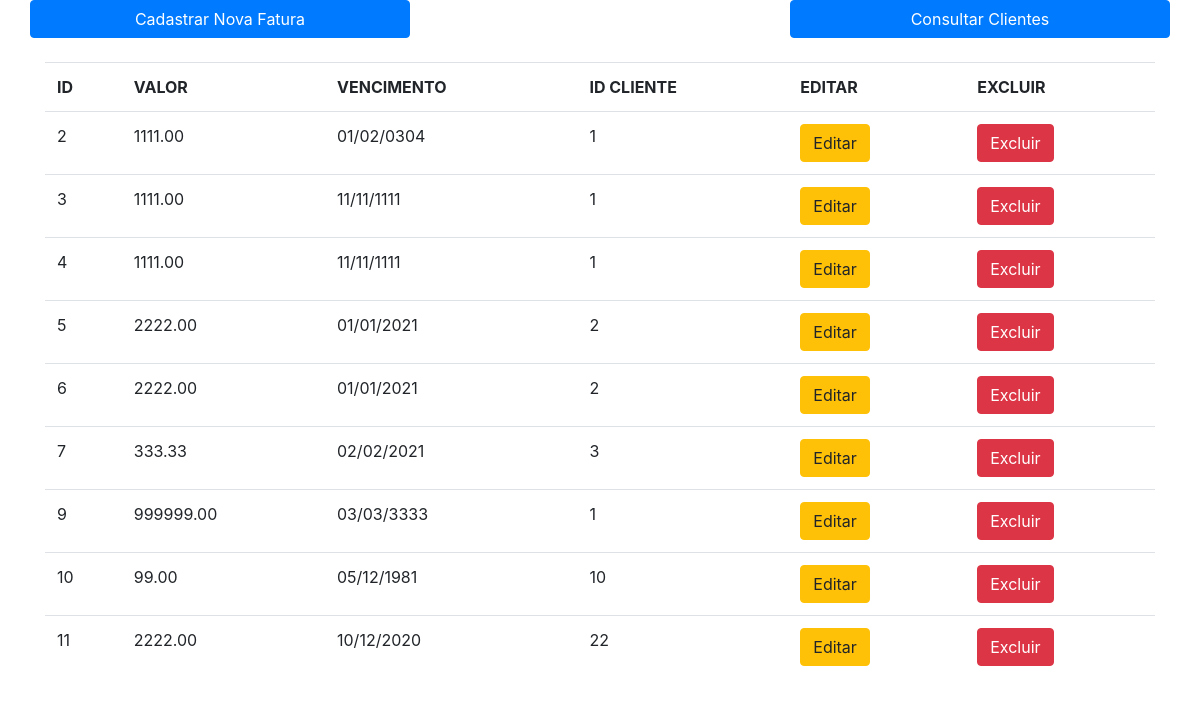
Screenshot of /faturas.php with the database file from the repository.
### tables this page shows
CREATE TABLE `faturas` (
  `idfatura` int NOT NULL AUTO_INCREMENT,
  `valor` decimal(10,2) DEFAULT NULL,
  `vencimento` datetime DEFAULT NULL,
  `idcliente` int DEFAULT NULL,
  PRIMARY KEY (`idfatura`)
);

### dao/FaturaDaoMysql.php (called while the page is built, shortened)
<?php
require_once 'models/Fatura.php';
class FaturaDaoMysql implements FaturaDAO{
    private $pdo;
    public function __construct(PDO $driver){
        $this->pdo = $driver;
    }
    public function findAll(){
        $array = [];
        $sql = $this->pdo->query("SELECT * FROM faturas");
        if($sql->rowCount() > 0){
            $data = $sql->fetchAll();
            foreach($data as $item){
                $f = new Fatura();
                $f->setId($item['idfatura']);
                $f->setValor($item['valor']);
                $f->setVencimento($item['vencimento']);
                $f->setIdcliente($item['idcliente']);
                $array[] = $f;
            }
        }
        return $array;
    }
}

### models/Fatura.php (called while the page is built, shortened)
<?php
class Fatura{
    private $id;
    private $valor;
    private $vencimento;
    private $idcliente;
    public function getId(){
        return $this->id;
    }
    public function setId($i){
        $this->id = trim($i);
    }
    public function getValor(){
        return $this->valor;
    }
    public function setValor($v){
        $this->valor = trim($v);
    }
    public function getVencimento(){
        return $this->vencimento;
    }
    public function setVencimento($d){
        $this->vencimento = trim($d);
    }
    public function getIdcliente(){
        return $this->idcliente;
    }
    public function setIdcliente($c){
        $this->idcliente = trim($c);
    }
}

### faturas.php (the view, shortened to what this page needs)
<?php
require 'config.php';
require 'dao/FaturaDaoMysql.php';
$faturaDao = new FaturaDaoMysql($pdo);
$lista = $faturaDao->findAll();
?>
<!DOCTYPE html>
<html>
	<head>
		<link rel="stylesheet" href="assets/css/bootstrap.min.css" />
	</head>
	<body>
	<div class="container">
		<div class="row">
			<a class="col-4 btn btn-primary" href="cadastroFatura.php">Cadastrar Nova Fatura</a>
			<div class="col-4"></div>
			<a class=" col-4 btn btn-primary" href="index.php">Consultar Clientes</a>
		</div>
		<br />
		<table class="table table-hover" >
			<tr>
				<th>ID</th>
				<th>VALOR</th>
				<th>VENCIMENTO</th>
				<th>ID CLIENTE</th>
				<th>EDITAR</th>
				<th>EXCLUIR</th>
			</tr>
			<?php
				foreach($lista as $fatura): ?>
					<tr>
						<td><?=$fatura->getId();?></td>
						<td><?=$fatura->getValor();?></td>
						<td><?=$mysqldate = date( 'd/m/Y', strtotime( $fatura->getVencimento() ) );?></td>
						<td><?=$fatura->getIdcliente();?></td>
						<td> <a class="btn btn-warning" href="editarFatura.php?id=<?=$fatura->getId();?>">Editar</a></td>
						<td><a class= "btn btn-danger" href="excluirFatura.php?id=<?=$fatura->getId();?>" onclick="return confirm('Tem certeza que deseja excluir?')">Excluir</a></td>
					</tr>
				<?php endforeach; ?>
		</table>
	</div>
	</body>
</html>

### rows the page displays
faturas: idfatura "2", valor "1111.00", vencimento "01/02/0304", idcliente "1"
faturas: idfatura "3", valor "1111.00", vencimento "11/11/1111", idcliente "1"
faturas: idfatura "4", valor "1111.00", vencimento "11/11/1111", idcliente "1"
faturas: idfatura "5", valor "2222.00", vencimento "01/01/2021", idcliente "2"
faturas: idfatura "6", valor "2222.00", vencimento "01/01/2021", idcliente "2"
faturas: idfatura "7", valor "333.33", vencimento "02/02/2021", idcliente "3"
faturas: idfatura "9", valor "999999.00", vencimento "03/03/3333", idcliente "1"
faturas: idfatura "10", valor "99.00", vencimento "05/12/1981", idcliente "10"
faturas: idfatura "11", valor "2222.00", vencimento "10/12/2020", idcliente "22"
